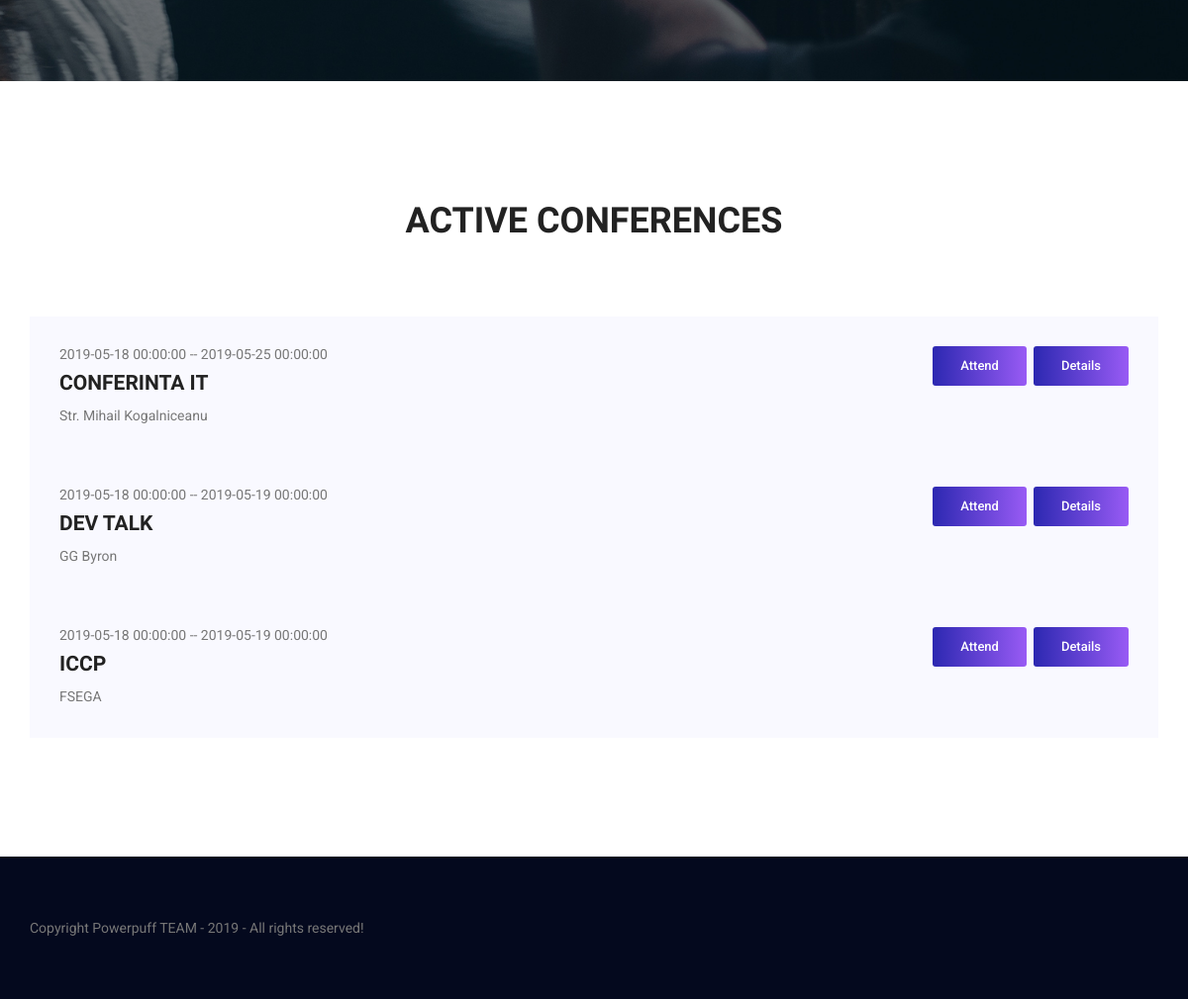
Before: / (lower part) with the older database file.
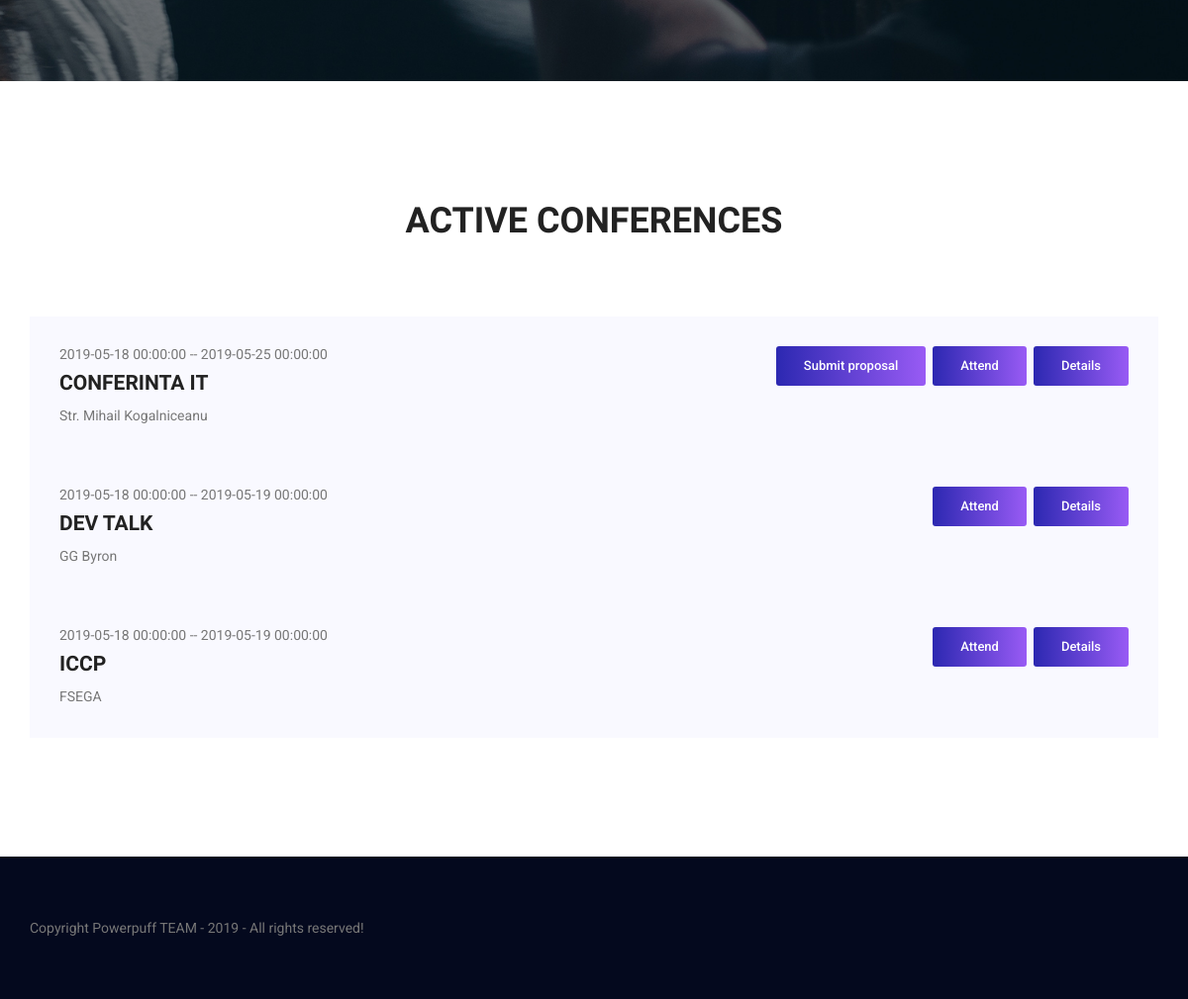
After: the same page with the newer database file.
### tables this page shows
CREATE TABLE `conference` (
  `id` int(11) NOT NULL,
  `name` varchar(255) DEFAULT NULL,
  `date_start` datetime NOT NULL,
  `date_end` datetime NOT NULL,
  `location` text NOT NULL,
  `no_participants` int(11) NOT NULL,
  `no_speakers` int(11) NOT NULL,
  `abstract_deadline` datetime DEFAULT NULL,
  `bidding_deadline` datetime DEFAULT NULL,
  `paper_deadline` datetime NOT NULL
);

### application/controllers/Home.php (called while the page is built, shortened)
<?php
class Home extends CI_Controller {
	public function index() {
		$this->load->model('conference_model', 'confm');
		$data['confs'] = $this->confm->get_all_conferences();
		$this->load->view('header');
		$this->load->view('home', $data);
		$this->load->view('footer');
	}
}

### index.php (called while the page is built, shortened)
<?php
require_once BASEPATH.'core/CodeIgniter.php';

### application/models/Conference_model.php (called while the page is built, shortened)
<?php
class Conference_model extends CI_Model {
	public function __construct() {
		$this->db = $this->load->database('default', True);
	}
	public function get_all_conferences() {
		$this->db->select('c.*');
		$this->db->from('conference c');
		return $this->db->get()->result_array();
	}
}

### application/views/home.php (the view, shortened to what this page needs)
<section class="home_banner_area">
    <div class="banner_inner">
    </div>
</section>
<section class="event_schedule_area p_120">
	<div class="container">
		<div class="main_title">
			<h2>Active conferences</h2>
		</div>
		<div class="event_schedule_inner">
			<div class="tab-content" id="myTabContent">
				<div class="tab-pane fade show active" id="home" role="tabpanel" aria-labelledby="home-tab">
					<?php if(isset($confs)): ?>
						<?php foreach ($confs as $conf):?>
							<div class="media">
								<div class="media-body">
									<h5><?= $conf['date_start'] ?> -- <?= $conf['date_end'] ?></h5>
									<h4><?= $conf['name'] ?></h4>
									<p><?= $conf['location'] ?></p>
								</div>
								<?php if($conf['paper_deadline'] > date("Y-m-d H:i:s")): ?>
	                            	<a href="<?=base_url()?>login" class="tickets_btn buton_submit">Submit proposal</a> &nbsp;&nbsp;
	                            <?php endif; ?>
	                            <a href="<?=base_url()?>login" class="tickets_btn buton_submit">Attend</a> &nbsp;&nbsp;
	                            <a href="<?=base_url()?>home/details/<?= $conf['id'] ?>" class="tickets_btn buton_submit">Details</a>
							</div>
						<?php endforeach; ?>
					<?php endif; ?>
				</div>
			</div>
		</div>
	</div>
</section>

### application/views/header.php (shortened to what this page needs)
<!doctype html>
<html lang="en">
<head>
    <link rel="stylesheet" href="<?=base_url()?>application/views/css/bootstrap.css">
    <link rel="stylesheet" href="<?=base_url()?>application/views/vendors/linericon/style.css">
    <link rel="stylesheet" href="<?=base_url()?>application/views/css/font-awesome.min.css">
    <link rel="stylesheet" href="<?=base_url()?>application/views/vendors/owl-carousel/owl.carousel.min.css">
    <link rel="stylesheet" href="<?=base_url()?>application/views/vendors/lightbox/simpleLightbox.css">
    <link rel="stylesheet" href="<?=base_url()?>application/views/vendors/nice-select/css/nice-select.css">
    <link rel="stylesheet" href="<?=base_url()?>application/views/vendors/animate-css/animate.css">
    <link rel="stylesheet" href="<?=base_url()?>application/views/css/style.css">
    <link rel="stylesheet" href="<?=base_url()?>application/views/css/responsive.css">
    <link rel="stylesheet" href="<?=base_url()?>application/views/css/custom.css">
</head>
<body>

### application/views/footer.php (shortened to what this page needs)
        <footer class="footer-area p_60">
            <div class="container">
                <div class="row d-flex justify-content-between align-items-center">
                    <p class="col-lg-8 col-md-8 footer-text m-0">Copyright Powerpuff TEAM - <?= date('Y') ?> - All rights reserved!</p>
                </div>
            </div>
        </footer>
    </body>
</html>

### application/views/css/custom.css (style rules this page uses)
.p_60 { padding-top: 60px; padding-bottom: 60px; }
.buton_submit { float: right; }

Changed rows visible on the page:
changed conference "CONFERINTA IT": now shows "Submit proposal"
